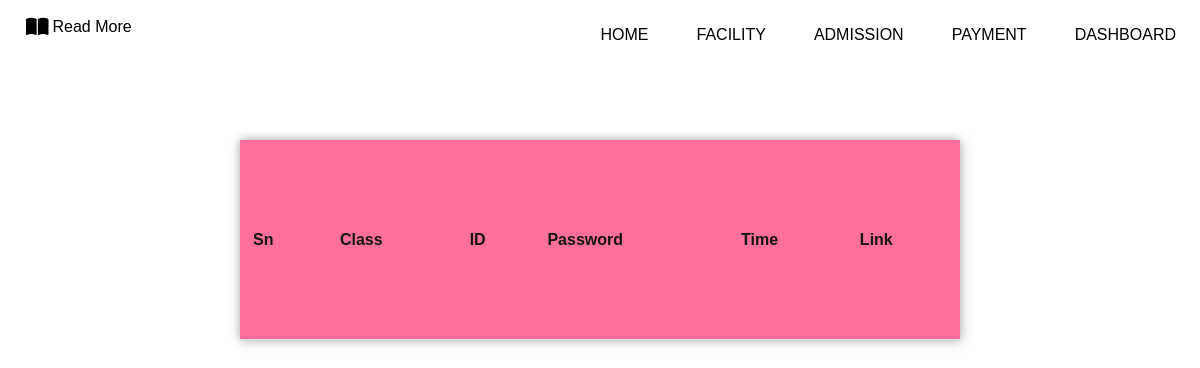
The app's page /class, older data.
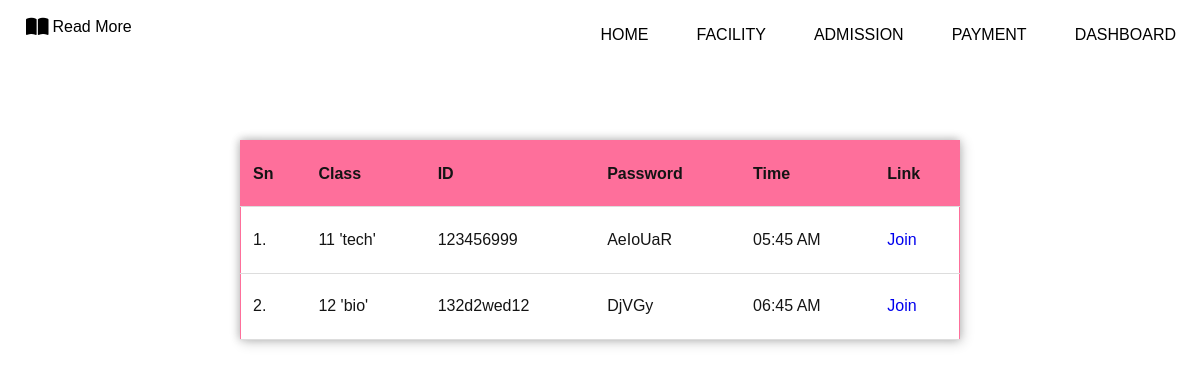
The same page, newer data.
### home/models.py (models this page shows)
class admin1(models.Model):
    class_id = models.CharField(max_length=122)
    passw = models.CharField(max_length=122)
    time = models.CharField(max_length=122)
    grade = models.CharField(max_length=122)
    link = models.CharField(max_length=122)

### home/views.py (the view)
# urls.py: path("class", views.class1, name='class1'),
def class1(request):
     allclass = admin1.objects.all()
     context1 = {'class2': allclass}
     return render(request,'class.html', context1)

### templates/class.html (shortened to what this page needs)
{% load static %}
<html lang="en">
<head>
    <link rel="stylesheet" href="{% static 'css/style.css' %}">
    <link rel="stylesheet" href="{% static 'css/dashboard.css' %}">
</head>
<body>
    <header class="header" id="header">
        <nav class="nav container">
            <a href="/" class="nav_logo">
                <i class="fa-solid fa-book-open"></i> Read More
            </a>
            <div class="nav_menu" id="nav-menu">
                <ul class="nav_list">
                    <li class="nav_items">
                        <a href="/" class="nav_link">Home</a>
                    </li>
                    <li class="nav_items">
                        <a href="/facility" class="nav_link">Facility</a>
                    </li>
                    <li class="nav_items">
                        <a href="/admission" class="nav_link">Admission</a>
                    </li>
                    <li class="nav_items">
                        <a href="/payment" class="nav_link">Payment</a>
                    </li>
                    <li class="nav_items">
                        <a href="/dashboard" class="nav_link">Dashboard</a>
                    </li>
                </ul>
            </div>
        </nav>
    </header>
    <section class="table section">
        <table style="width:60%">
            <tr id="table-head">
                <th>Sn</th>
                <th>Class</th>
                <th>ID</th>
                <th>Password</th>
                <th>Time</th>
                <th>Link</th>
            </tr>
            {% for admin1 in class2 %}
            <tr class="tr1">
                <td>{{forloop.counter}}.</td>
                <td>{{admin1.grade}}</td>
                <td>{{admin1.class_id}}</td>
                <td>{{admin1.passw}}</td>
                <td>{{admin1.time}}</td>
                <td>
                    <a href="{{admin1.link}}"  target="_blank" >Join</a>
                </td>
            </tr>
            {% endfor %}
        </table>
    </section>
</body>
</html>

### static/css/style.css (style rules this page uses)
:root { --header-height: 3.5rem; --first-color: #fe6f9b; --first-color-alt: #fcb424; --title-color: black; --text-color: #141414; --text-color-light: hsl(219, 4%, 55%); --white-color: #fff; --body-color: white; --container-color: hsl(219, 4%, 7%); --body-font: 'Exo', sans-serif; --h1-font-size: 1.5rem; --h2-font-size: 1.25rem; --h3-font-size: 1rem; --normal-font-size: .938rem; --small-font-size: .813rem; --smaller-font-size: .75rem; --font-medium: 500; --font-semi-bold: 600; --z-tooltip: 10; --z-fixed: 100; }
@media screen and (min-width: 968px) { :root { --h1-font-size: 2.25rem; --h2-font-size: 1.5rem; --h3-font-size: 1.25rem; --normal-font-size: 1rem; --small-font-size: .875rem; --smaller-font-size: .813rem; } }
* { box-sizing: border-box; padding: 0; margin: 0; }
html { scroll-behavior: smooth; }
body { font-family: var(--body-font); font-size: var(--normal-font-size); background-color: var(--body-color); color: var(--text-color); }
h1, h2, h3, { color: var(--title-color); font-weight: var(--font-medium); }
ul { list-style: none; }
a { text-decoration: none; }
.container { max-width: 100%; margin-left: 1.5rem; margin-right: 1.5rem; }
.section { padding: 4.5rem 0 2rem; }
.header { width: 100%; background-color: transparent; position: fixed; top: 0; left: 0; z-index: var(--z-fixed); }
.nav { height: var(--header-height); display: flex; justify-content: space-between; align-items: center; }
.nav_logo, .nav_toggle { color: var(--title-color); display: inline-flex; }
.nav_logo { margin-right: -1rem; align-items: center; column-gap: .25rem; font-weight: var(--font-medium); transition: .3s; }
.nav_logo i { font-size: 1.25rem; }
@media screen and (min-width: 767px) { .section { padding: 7rem 0 2rem; } }
@media screen and (min-width: 767px) { .nav { height: auto; margin-top: 10px; } }
@media screen and (min-width: 767px) { .nav_logo { margin-left: 2px; } }
@media screen and (min-width: 767px) { .nav_list { display: flex; flex-direction: row; column-gap: 3rem; padding-top: 1rem; } }
@media screen and (min-width: 767px) { .nav_link { text-transform: uppercase; color: var(--title-color); font-weight: var(--font-medium); transition: .3s; } }

### static/css/dashboard.css (style rules this page uses)
.table { padding-top: 15rem; }
table { position: absolute; left: 50%; right: 50%; transform: translate(-50%, -50%); border-collapse: collapse; width: 50rem; height: 12.5rem; border: 1px solid var(--first-color); box-shadow: 2px 2px 12px rgba(0, 0, 0, 0.2), -1px -1px 8px rgba(0, 0, 0, 0.2); }
tr { transition: all .2s ease-in; cursor: pointer; }
th, td { padding: 12px; text-align: left; border-bottom: 1px solid #ddd; }
#table-head { background-color: var(--first-color); }

Row changes from the older to the newer data that the page shows:
added admin1: grade "11 'tech'", class_id "123456999", passw "AeIoUaR", time "05:45 AM"
added admin1: grade "12 'bio'", class_id "132d2wed12", passw "DjVGy", time "06:45 AM"
